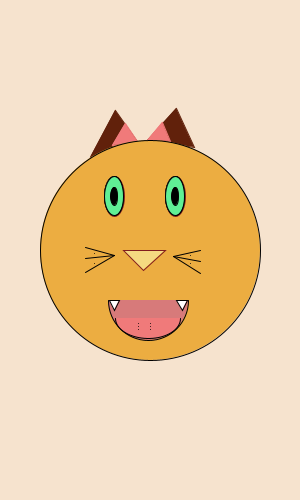
Frame 1 (no input)
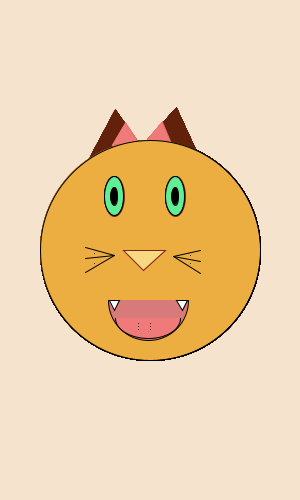
Frame 60 (the mouse pressed at the canvas centre just before this capture)
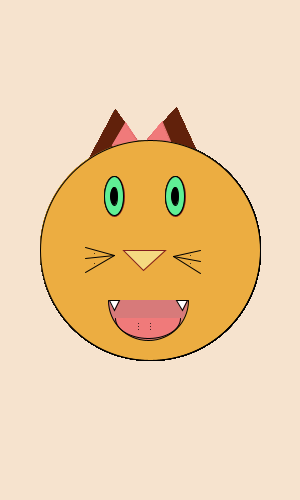
Frame 120 (the mouse held since frame 60 and released just before this capture)

The Processing sketch that drew these frames (run headless with seeded random() and noise(); from frame 60 on, the mouse is pressed at the canvas centre):

// Processing sketch: processing_116593
// ── processing_116593.pde

void setup(){
  size(300,500);
  background(#F6E3CE);
}
void draw(){
  //println(mouseX+","+mouseY);
  stroke(#61210B);
  fill(#61210B);
  triangle(90,157, 139,144, 115,110); //orejas
  triangle(147,140, 194,147, 176,108);
  stroke(#F07A7A);
  fill(#F07A7A);
  triangle(112,145, 139,144, 125,123);//orejas pequeñas
  triangle(147,140, 170,141, 162,122);
  stroke(#000000);
  fill(#ECAD41); 
  ellipse(150,250, 220,220); // ojo
  stroke(#821E1E);
  fill(#F5DA81);
  triangle(165,250, 123,250, 143,270);//nariz
  fill(#000000); 
  ellipse(114, 196, 20, 40); //ojo
  ellipse(175, 196, 20, 40);
  stroke(#000000);
  fill(#000000); 
  ellipse(114, 196, 19, 39);//ojo
  ellipse(175, 196, 19, 39);
  fill(#60EF95); 
  ellipse(114, 196, 19, 39);
  ellipse(175, 196, 19, 39);
  fill(#000000); 
  ellipse(114, 196, 7, 18);
  ellipse(175, 196, 7, 18);
  fill(#D77A7A); 
  arc(148, 300 , 80, 80, 0, PI); //boca
  fill(#F07A7A); 
  arc(148, 318 , 65, 40, 0, PI); 
  line (114,255, 85,247); //bigotes
  line (114,255, 85,258); 
  line (114,255, 85,272); 
  line (173,256, 200,250);
  line (173,256, 200,261);
  line (173,256, 200,273);
  point (94,253);
  point (94,263);
  point (190,255);
  point (190,263);
  fill(#FFFFFF);
  triangle(119,300, 109,300, 114,310);//dientes
  triangle(187,300, 176,300, 182,310);
  point (138,323);
  point (138,326);
  point (138,329);
  point (150,323);
  point (150,326);
  point (150,329);
  
  
}
